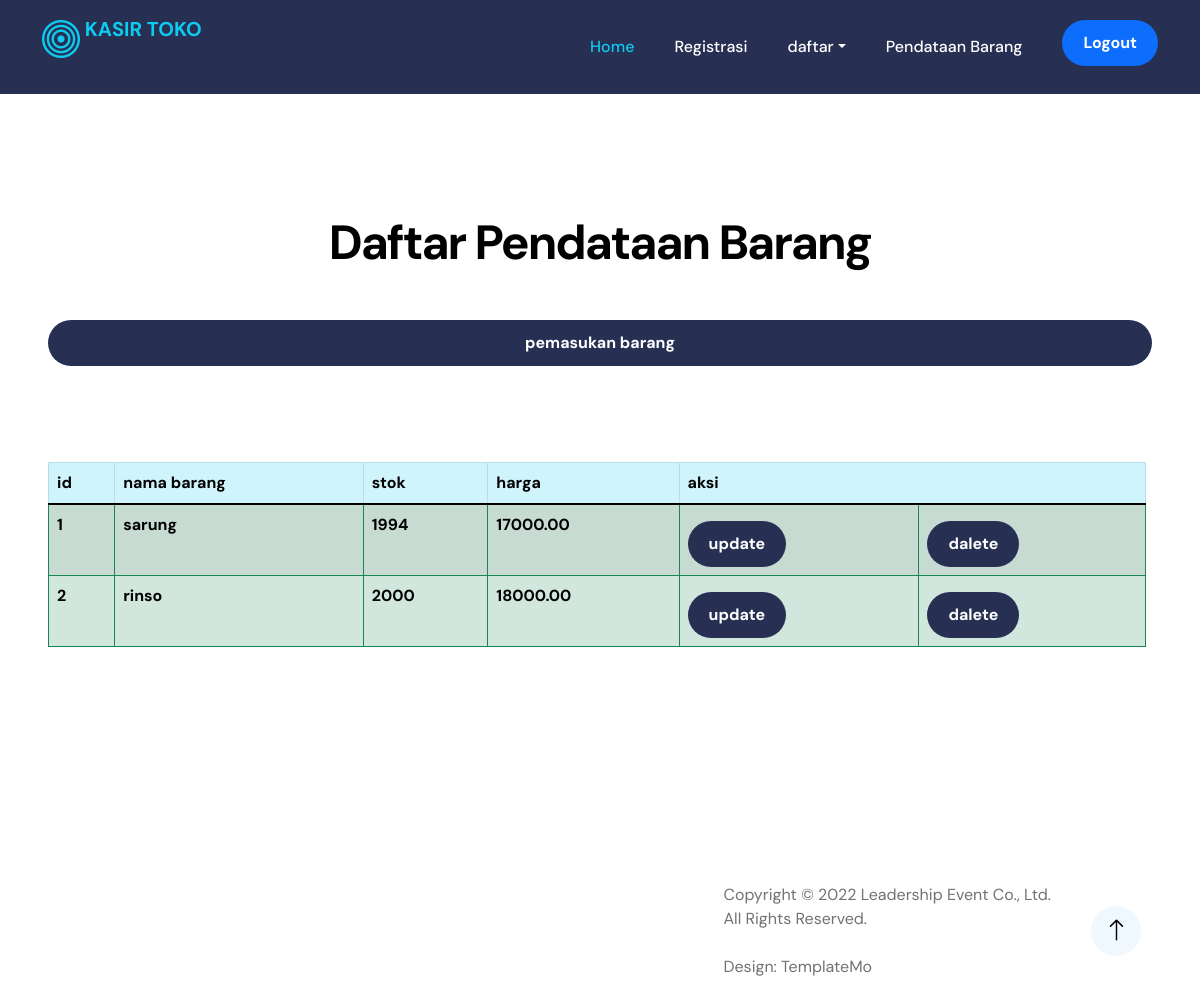
The page /administrator/pendataan_select.php (signed in) on the database its author committed.
### tables this page shows
CREATE TABLE `tb_barang` (
  `id_barang` int(11) NOT NULL,
  `nama_barang` varchar(255) NOT NULL,
  `stok_barang` int(11) NOT NULL,
  `harga_barang` decimal(10,2) NOT NULL
);

### administrator/pendataan_select.php (the view, shortened to what this page needs)
<?php
    include('header.php');
    include('inavbar.php');
    ?>
    <section class="section-padding section-bg" id="section_2">
<div class="col-lg-10 col-12 text-center mx-auto">
            <h2 class="mb-5">Daftar Pendataan Barang</h2>
        </div>
        <a href="pendataan_insert_v.php" class="nav-link smoothscroll custom-btn  btn m-5 ">pemasukan barang</a>
        <div class="row ">
            <div class=" col-md-11 col-md-1 m-5 mb-lg-11 mb-md-0">
            <div class="featured-block d-flex justify-content-center align-items-center">
                    <table class="table table-bordered border-success table-success table-striped ">
                        <thead class="table-info">
                            <th>id</th>
                            <th>nama barang</th>
                            <th>stok</th>
                            <th>harga</th>
                            <th colspan="2">aksi</th>
                        </thead>
                        <tbody class="table-group-divider">
                                    <?php
                                    include('../config.php');
                                    $sql = mysqli_query($koneksi, "SELECT * FROM tb_barang");
                                    foreach($sql as $barang){
                                    ?>
                            <tr>
                                <th><?= $barang['id_barang'] ?></th>
                                <th><?= $barang['nama_barang'] ?></th>
                                <th><?= $barang['stok_barang'] ?></th>
                                <th><?= $barang['harga_barang'] ?></th>
                                <th><a href="pendataan_update_v.php?id_barang=<?= $barang['id_barang']?>"  class="custom-btn btn  text-bg-success mt-2">update</a></td>
                                <th><a href="pendataan_delete.php?id_barang=<?= $barang['id_barang']?>" onclick="return confirm('apakah anda yakin mau delete?');"  class="custom-btn btn  text-bg-danger mt-2">dalete</a></td>
                            </tr>
                                        <?php } ?>
                        </tbody>
                    </table>
            </div>
        </div>
        </section>
<?php
include('footer.php');
?>

### css/templatemo-leadership-event.css (style rules this page uses)
:root { --white-color: #ffffff; --primary-color: #0dcaf0; --secondary-color: #0d6efd; --section-bg-color: #f0f8ff; --dark-color: #000000; --navbar-bg-color: #273053; --p-color: #717275; --highlight-icon-color: #ff0100; --body-font-family: 'DM Sans', sans-serif; --h1-font-size: 62px; --h2-font-size: 48px; --h3-font-size: 36px; --h4-font-size: 32px; --h5-font-size: 24px; --h6-font-size: 22px; --p-font-size: 18px; --menu-font-size: 16px; --copyright-text-font-size: 16px; --font-weight-normal: 400; --font-weight-medium: 500; --font-weight-bold: 700; }
body { background: var(--white-color); font-family: var(--body-font-family); }
h2, h3, h4, h5, h6 { color: var(--dark-color); }
h1, h2, h3, h4, h5, h6 { font-weight: var(--font-weight-bold); letter-spacing: -1px; }
h2 { font-size: var(--h2-font-size); letter-spacing: -2px; }
a, button { touch-action: manipulation; transition: all 0.3s; }
a { color: var(--p-color); text-decoration: none; }
.section-padding { padding-top: 120px; padding-bottom: 120px; }
.custom-btn, .navbar-expand-lg .navbar-nav .nav-link.custom-btn, .navbar-nav .nav-link.custom-btn { background: var(--navbar-bg-color); border-radius: 100px; color: var(--white-color); font-size: var(--copyright-text-font-size); font-weight: var(--font-weight-bold); padding: 10px 20px; }

### rows shown on the page
tb_barang: id_barang "1", nama_barang "sarung", stok_barang "1994", harga_barang "17000.00"
tb_barang: id_barang "2", nama_barang "rinso", stok_barang "2000", harga_barang "18000.00"
